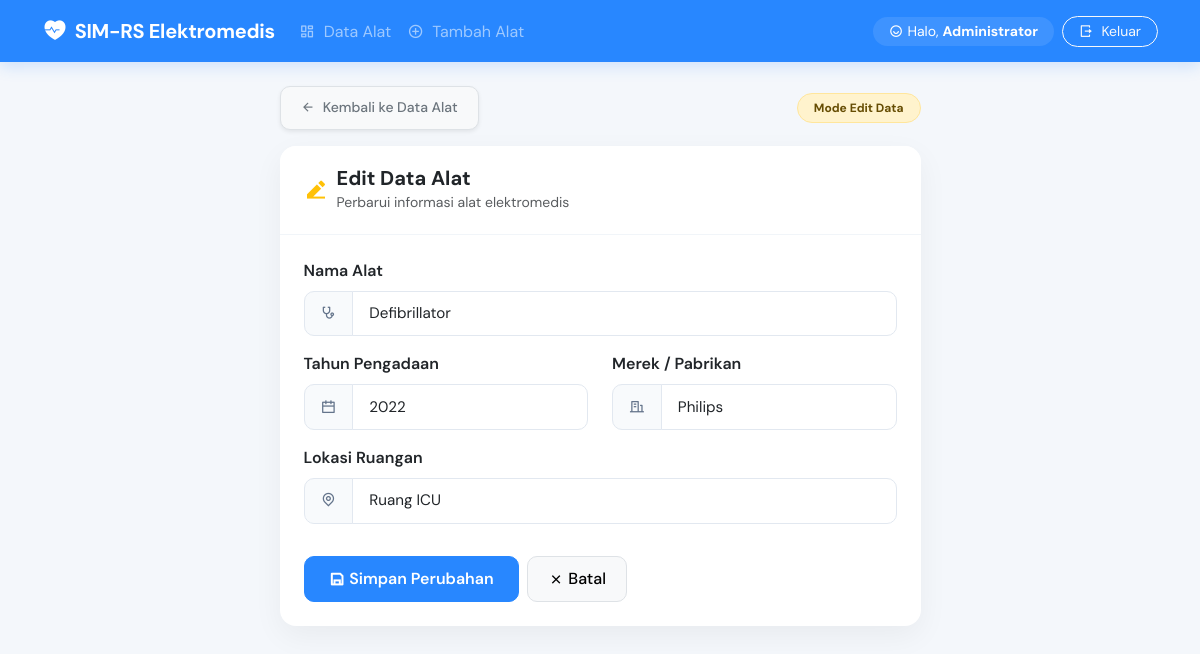
/edit.php?id=2 (signed in), run on the app's committed database.
### tables this page shows
CREATE TABLE IF NOT EXISTS `alat` (
  `id` int(11) NOT NULL AUTO_INCREMENT,
  `nama_alat` varchar(255) NOT NULL,
  `tahun` varchar(20) NOT NULL,
  `merek` varchar(100) NOT NULL,
  `lokasi` varchar(100) NOT NULL,
  PRIMARY KEY (`id`)
);

### edit.php (the view, shortened to what this page needs)
<?php
include_once("config.php");
?>
<?php
$id = isset($_GET['id']) ? intval($_GET['id']) : 0;
$result = mysqli_query($mysqli, "SELECT * FROM alat WHERE id=$id");
$nama_alat = "";
$tahun     = "";
$merek     = "";
$lokasi    = "";
if($result && $user_data = mysqli_fetch_array($result))
{
    $nama_alat = $user_data['nama_alat'];
    $tahun     = $user_data['tahun'];
    $merek     = $user_data['merek'];
    $lokasi    = $user_data['lokasi'];
}
?>
<!DOCTYPE html>
<html lang="id">
<head>
    <link href="https://cdn.jsdelivr.net/npm/bootstrap@5.3.3/dist/css/bootstrap.min.css" rel="stylesheet">
    <link href="https://cdn.jsdelivr.net/npm/remixicon@4.3.0/fonts/remixicon.css" rel="stylesheet">
</head>
<body>
    <nav class="navbar navbar-expand-lg navbar-dark mb-4">
        <div class="container">
            <a class="navbar-brand d-flex align-items-center gap-2" href="index.php">
                <i class="ri-heart-pulse-fill fs-4"></i>
                <span>SIM-RS Elektromedis</span>
            </a>
            <div class="collapse navbar-collapse" id="navMenu">
                <ul class="navbar-nav me-auto">
                    <li class="nav-item">
                        <a class="nav-link" href="index.php">
                            <i class="ri-dashboard-line me-1"></i> Data Alat
                        </a>
                    </li>
                    <li class="nav-item">
                        <a class="nav-link" href="add.php">
                            <i class="ri-add-circle-line me-1"></i> Tambah Alat
                        </a>
                    </li>
                </ul>
                <div class="d-flex align-items-center gap-2 mt-3 mt-lg-0 text-white">
                    <span class="small d-flex align-items-center bg-white bg-opacity-10 px-3 py-1 rounded-pill">
                        <i class="ri-user-smile-line me-1"></i> Halo, <b class="ms-1"><?= htmlspecialchars($_SESSION['nama'] ?? 'User') ?></b>
                    </span>
                    <a href="logout.php" class="btn btn-sm btn-outline-light rounded-pill px-3" onclick="return confirm('Apakah Anda yakin ingin keluar?')">
                        <i class="ri-logout-box-r-line me-1"></i> Keluar
                    </a>
                </div>
            </div>
        </div>
    </nav>
    <div class="container pb-5">
        <div class="row justify-content-center">
            <div class="col-lg-7 col-md-9">
                <div class="mb-3 d-flex justify-content-between align-items-center">
                    <a href="index.php" class="btn btn-sm btn-light border text-secondary shadow-sm">
                        <i class="ri-arrow-left-line me-1"></i> Kembali ke Data Alat
                    </a>
                    <span class="badge bg-warning-subtle text-warning-emphasis border border-warning-subtle px-3 py-2 rounded-pill">
                        Mode Edit Data
                    </span>
                </div>
                <div class="card">
                    <div class="card-header d-flex align-items-center gap-2">
                        <i class="ri-edit-2-fill text-warning fs-4"></i>
                        <div>
                            <h5 class="mb-0 fw-bold">Edit Data Alat</h5>
                            <small class="text-muted">Perbarui informasi alat elektromedis</small>
                        </div>
                    </div>
                    <div class="card-body p-4">
                        <form name="update_user" method="post" action="edit.php">
                            <div class="mb-3">
                                <label class="form-label fw-semibold">Nama Alat</label>
                                <div class="input-group">
                                    <span class="input-group-text"><i class="ri-stethoscope-line"></i></span>
                                    <input type="text" name="nama_alat" class="form-control" value="<?= htmlspecialchars($nama_alat) ?>" required>
                                </div>
                            </div>
                            <div class="row">
                                <div class="col-md-6 mb-3">
                                    <label class="form-label fw-semibold">Tahun Pengadaan</label>
                                    <div class="input-group">
                                        <span class="input-group-text"><i class="ri-calendar-line"></i></span>
                                        <input type="number" name="tahun" class="form-control" value="<?= htmlspecialchars($tahun) ?>" min="1990" max="2099" required>
                                    </div>
                                </div>
                                <div class="col-md-6 mb-3">
                                    <label class="form-label fw-semibold">Merek / Pabrikan</label>
                                    <div class="input-group">
                                        <span class="input-group-text"><i class="ri-building-line"></i></span>
                                        <input type="text" name="merek" class="form-control" value="<?= htmlspecialchars($merek) ?>" required>
                                    </div>
                                </div>
                            </div>
                            <div class="mb-4">
                                <label class="form-label fw-semibold">Lokasi Ruangan</label>
                                <div class="input-group">
                                    <span class="input-group-text"><i class="ri-map-pin-line"></i></span>
                                    <input type="text" name="lokasi" class="form-control" value="<?= htmlspecialchars($lokasi) ?>" required>
                                </div>
                            </div>
                            <div class="d-flex gap-2 pt-2">
                                <button type="submit" name="update" value="Update" class="btn btn-primary d-flex align-items-center gap-1">
                                    <i class="ri-save-line"></i>
                                    <span>Simpan Perubahan</span>
                                </button>
                                <a href="index.php" class="btn btn-light border d-flex align-items-center gap-1">
                                    <i class="ri-close-line"></i>
                                    <span>Batal</span>
                                </a>
                            </div>
                        </form>
                    </div>
                </div>
            </div>
        </div>
    </div>
</body>
</html>

### edit.php (style rules this page uses)
:root { --primary-color: #2887ff; --primary-dark: #2476da; --bg-color: #f4f7fb; --card-bg: #ffffff; --text-dark: #1e293b; }
body { font-family: 'DM Sans', sans-serif; background-color: var(--bg-color); color: var(--text-dark); min-height: 100vh; }
.navbar { background-color: var(--primary-color) !important; box-shadow: 0 4px 15px rgba(40, 135, 255, 0.2); }
.navbar-brand { font-weight: 700; font-size: 1.25rem; letter-spacing: -0.3px; }
.card { border: none; border-radius: 16px; box-shadow: 0 10px 30px rgba(0, 0, 0, 0.05); background: var(--card-bg); overflow: hidden; }
.card-header { background: #ffffff; border-bottom: 1px solid #f1f5f9; padding: 1.25rem 1.5rem; }
.form-control, .input-group-text { border-radius: 10px; padding: 0.65rem 1rem; border: 1px solid #e2e8f0; font-size: 0.95rem; }
.input-group-text { background-color: #f8fafc; color: #64748b; }
.btn-primary { background-color: var(--primary-color); border-color: var(--primary-color); border-radius: 10px; padding: 0.65rem 1.5rem; font-weight: 600; transition: all 0.2s ease; }
.btn-secondary, .btn-light { border-radius: 10px; padding: 0.65rem 1.25rem; font-weight: 500; }

### data on the page
alat: nama_alat "Defibrillator", tahun "2022", merek "Philips", lokasi "Ruang ICU"

### other printed values
$_SESSION['nama'] "Administrator"
